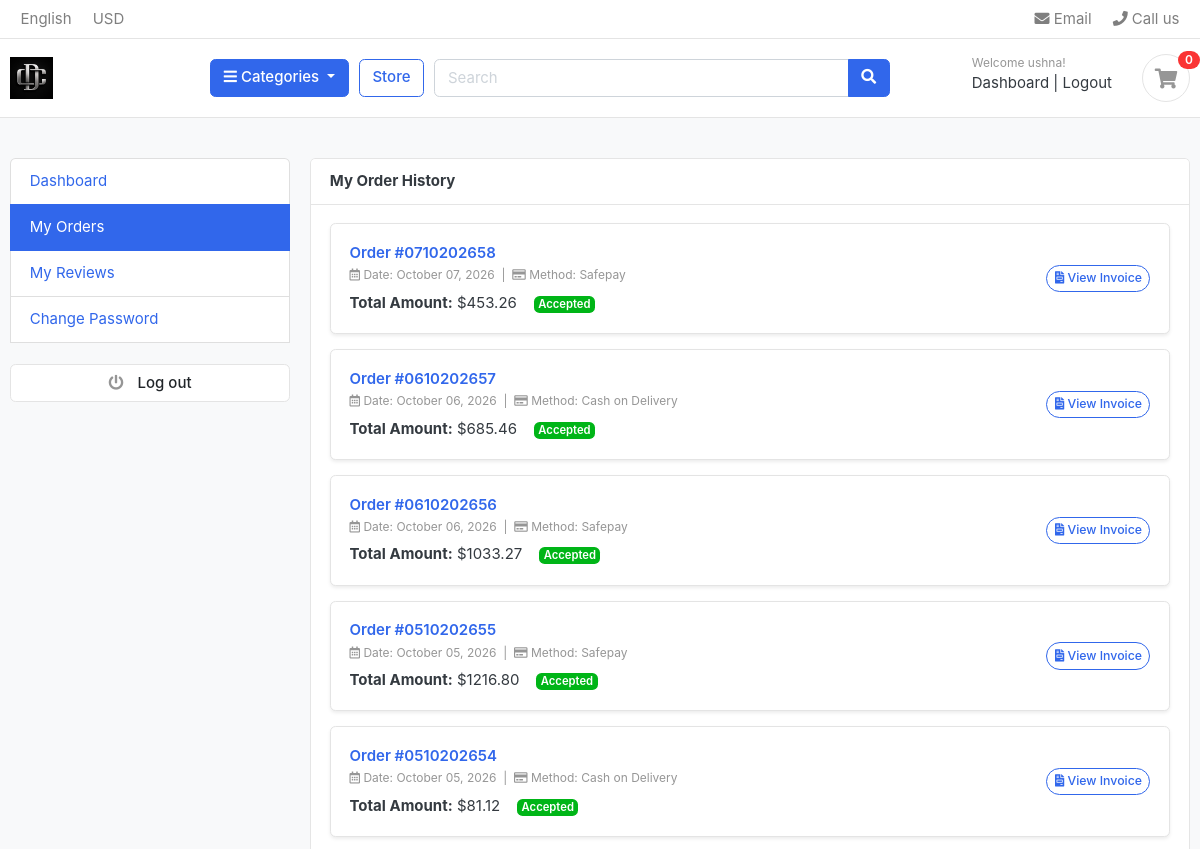
Before: /accounts/my_orders/ (signed in, upper part) with the older database file.
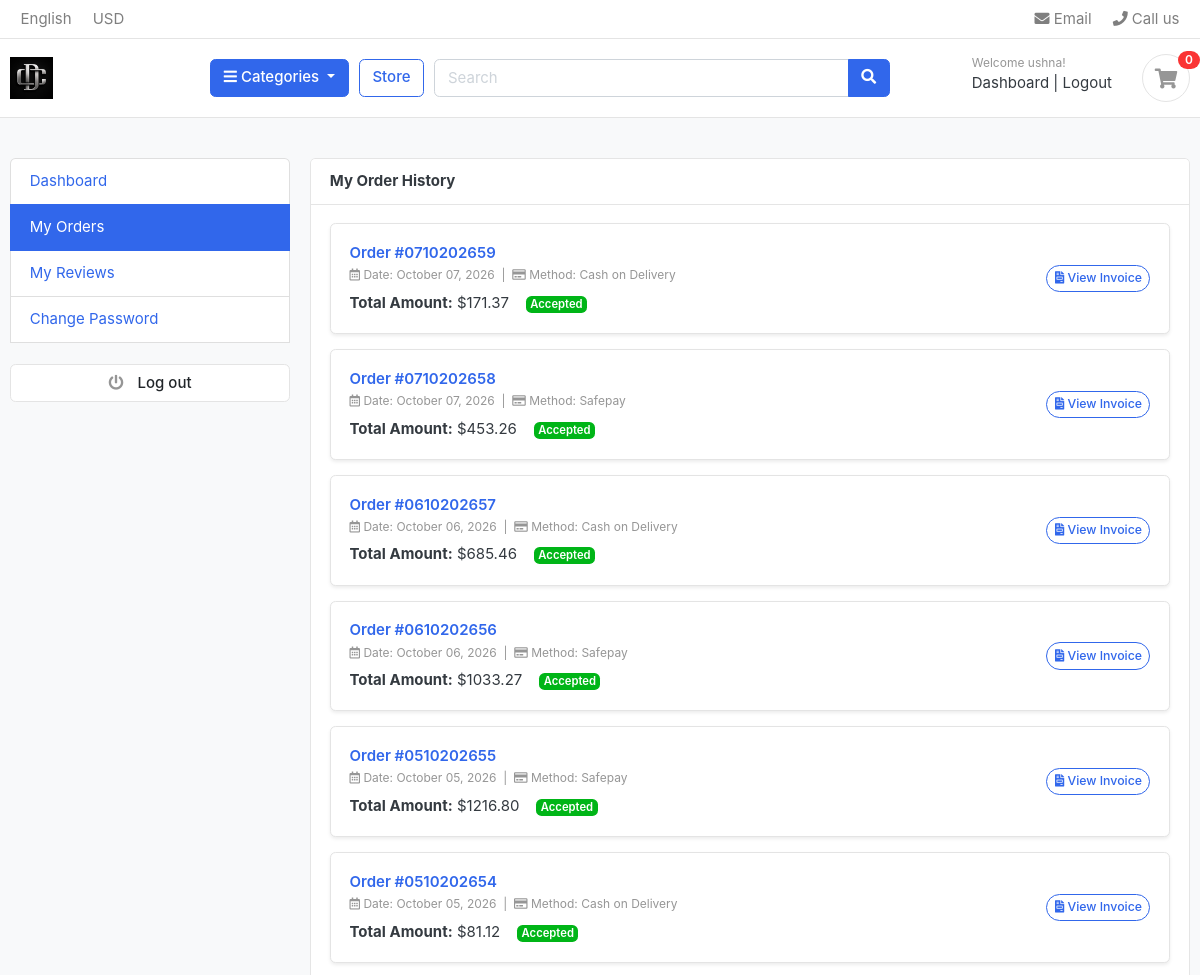
After: the same page with the newer database file.
### orders/models.py (models this page shows, shortened)
class Order(models.Model):
    PAYMENT_METHODS = (
        ('Safepay', 'Safepay'),
        ('Cash on Delivery', 'Cash on Delivery'),
    )
    STATUS = (
        ('New', 'New'),
        ('Accepted', 'Accepted'),
        ('Completed', 'Completed'),
        ('Cancelled', 'Cancelled'),
    )
    user = models.ForeignKey(Account, on_delete=models.SET_NULL, null=True)
    payment = models.ForeignKey(Payment, on_delete=models.SET_NULL, blank=True, null=True)
    payment_method = models.CharField(max_length=32, choices=PAYMENT_METHODS, blank=True, default='')
    order_number = models.CharField(max_length=100)
    first_name = models.CharField(max_length=100)
    last_name = models.CharField(max_length=100)
    email = models.EmailField(max_length=100)
    phone = models.CharField(max_length=15)
    address_line_1 = models.CharField(max_length=100)
    address_line_2 = models.CharField(max_length=100, blank=True)
    city = models.CharField(max_length=100)
    state = models.CharField(max_length=100)
    country = models.CharField(max_length=100)
    order_total = models.FloatField()
    tax = models.FloatField()
    status = models.CharField(max_length=100, choices=STATUS, default='New')
    created_at = models.DateTimeField(auto_now_add=True)
    updated_at = models.DateTimeField(auto_now=True)
    ip = models.CharField(max_length=20, blank=True)
    is_ordered = models.BooleanField(default=False)

### accounts/views.py (the view)
# urls.py: path('my_orders/', views.my_orders, name='my_orders'),
@login_required(login_url='login')
def my_orders(request):
    orders = Order.objects.order_by('-created_at').filter(user_id=request.user.id, is_ordered=True)
    context = {
        'orders': orders,
    }
    return render(request, 'accounts/my_orders.html', context)

### carts/context_processors.py (called while the page is built)
def counter(request):
    cart_count = 0
    if 'admin' in request.path:
        return {}
    try:
        if request.user.is_authenticated:
            cart_items = CartItem.objects.filter(user=request.user)
        else:
            cart = Cart.objects.get(cart_id=_cart_id(request))
            cart_items = CartItem.objects.filter(cart=cart)
        for cart_item in cart_items:
            cart_count += cart_item.quantity
    except Cart.DoesNotExist:
        cart_count = 0
    return {'cart_count': cart_count}

### category/context_processors.py (called while the page is built)
def menu_link(request):
    link = Category.objects.all()
    return dict(link=link)

### category/models.py (called while the page is built)
    def get_url(self):
        return reverse('products_by_category', args=[self.slug])

### templates/accounts/my_orders.html (shortened to what this page needs)
{% extends 'base.html' %}
{% load static %}
{% block content %}
<section class="section-content padding-y bg">
    <div class="container">
        <div class="row">
            {% include "includes/dashboard_sidebar.html" %}
            <main class="col-md-9">
                <div class="card">
                    <header class="card-header">
                        <strong class="d-inline-block mr-3">My Order History</strong>
                    </header>
                    <div class="card-body">
                        {% if orders %}
                            {% for order in orders %}
                            <div class="card mb-3 shadow-sm border">
                                <div class="card-body">
                                    <div class="row align-items-center">
                                        <div class="col-md-8">
                                            <h6 class="text-primary font-weight-bold mb-1">
                                                Order #{{ order.order_number }}
                                            </h6>
                                            <p class="text-muted small mb-2">
                                                <i class="far fa-calendar-alt"></i> Date: {{ order.created_at|date:"F d, Y" }} &nbsp;|&nbsp;
                                                <i class="far fa-credit-card"></i> Method: {{ order.payment_method|default:"Online Payment" }}
                                            </p>
                                            <p class="mb-0">
                                                <strong>Total Amount:</strong> ${{ order.order_total|floatformat:2 }}
                                                <span class="badge {% if order.status == 'Completed' or order.status == 'Accepted' %}badge-success{% elif order.status == 'Cancelled' %}badge-danger{% else %}badge-warning{% endif %}">
                                                    {{ order.status }}
                                                </span>
                                            </p>
                                        </div>
                                        <div class="col-md-4 text-md-right mt-3 mt-md-0">
                                            <a href="{% url 'invoice' order.id %}" class="btn btn-outline-primary btn-sm" style="border-radius: 23px;">
                                                <i class="fas fa-file-invoice"></i> View Invoice
                                            </a>
                                        </div>
                                    </div>
                                </div>
                            </div>
                            {% endfor %}
                        {% else %}
                            <div class="text-center py-4">
                                <p class="text-muted">You haven't placed any orders yet.</p>
                                <a href="{% url 'store' %}" class="btn btn-primary" style="border-radius: 23px;">Start Shopping</a>
                            </div>
                        {% endif %}
                    </div>
                </div>
            </main>
        </div>
    </div>
</section>
{% endblock %}

Changed rows visible on the page:
added Order: order_number "0710202659", created_at "October 07, 2026", payment_method "Cash on Delivery", order_total "171.37", status "Accepted"
